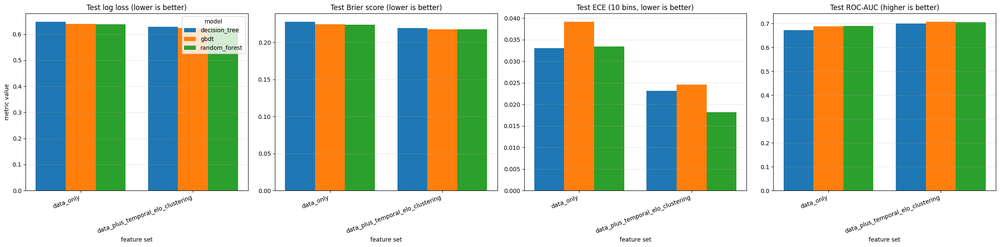
#> input picture data/processed/model_training_feature_sets/feature_set_probability_metric_comparison.png, 1000 x 247 px, shrunk from 2390 x 590 before the run
$ jupyter execute --allow-errors 831004628_final.ipynb
#> lines starting #> are read from the running program, lines starting #| are printed output that depends on the picture
# Final Project Notebook: Leakage-Safe ATP Match Outcome Prediction

This notebook presents the final, end-to-end project narrative for ATP singles match prediction, aligned with `submissions/final_requirements.txt` and grounded in the pipeline outputs and experiment artifacts.

**Author:** Keegan Smith
**Course Project:** ATP Match Outcome Modeling
**Github:** https://github.com/keeganasmith/Data-Mining-Project

## 0. Executive Summary

ATP match prediction is a practical decision problem with real consequences: coaches allocate preparation time based on expected matchup difficulty, analysts prioritize scouting around likely upset risk, and probability users (including simulators and betting models) need reliable pre-match estimates rather than intuition alone. Because tennis data is inherently time-ordered, this project focuses on building a chronologically safe workflow where every feature reflects information available before first serve, so performance numbers reflect realistic forecasting conditions instead of hindsight leakage.

**Research question:** How accurately can we predict whether Team1 wins an ATP singles match using leakage-safe pre-match features, and how much do temporal Elo and clustering enrichments improve performance over a data-only baseline?

**Top findings:**
- Enhanced features (baseline + temporal Elo + clustering) produced the best overall model; Random Forest test ROC-AUC improved from **0.6896** to **0.7070**, showing stronger ranking/discrimination of likely winners.
- Probability quality improved meaningfully with enrichment: Random Forest test log loss improved from **0.6376** to **0.6238**, and Brier score improved from **0.2235** to **0.2175**, indicating sharper and more reliable probabilities.
- Calibration improved alongside accuracy: Random Forest ECE dropped from **0.0344** to **0.0201** while test accuracy rose from **0.6329** to **0.6481**, demonstrating gains are not limited to a single metric.

**Practical takeaway:** For pre-match decision support, the enhanced pipeline should be preferred over a static data-only setup because it delivers better-calibrated and more discriminative win probabilities that are more actionable for forecasting and risk-aware decisions.

## 1. Motivation and Research Question

### 1.1 Motivation
ATP match outcomes are highly consequential for coaching decisions, betting markets, and tournament strategy, but many pre-match judgments are still made heuristically. This project turns that judgment process into a reproducible prediction workflow by using only information that would be available **before** the match starts (rank/race gaps, surface/court context, and temporal Elo features).

A central motivation is methodological: tennis data is naturally time-ordered, so leakage can quietly inflate performance if future matches influence past features. The pipeline is therefore designed around chronological safety (feature generation from past-only history) so that reported metrics reflect realistic forecasting quality rather than retrospective overfitting.

### 1.2 Final research question
**How accurately can we predict whether Team1 wins an ATP singles match using leakage-safe pre-match features (ranking/race differentials, context variables, and temporal Elo signals), and does adding temporal feature enrichment materially improve discrimination over a data-only baseline?**

### 1.3 Success criteria
- **Primary predictive quality:** achieve test ROC-AUC around or above **0.70** while maintaining test accuracy around the observed **~0.64-0.65** range from pipeline experiments.
- **Stability/generalization:** keep train/validation/test gaps modest (no major overfitting spikes), especially when comparing decision tree, random forest, and GBDT runs.
- **Experimental value-add:** show that temporal enrichment (Elo + clustering context) is at least comparable to, and ideally better than, the core data-only feature set on ROC-AUC.
- **Interpretability:** preserve a clear directional story that larger `rank_diff`/`elo_diff_team1` values correspond to higher Team1 win probability in aggregate analyses.

## 2. Data Overview and Scope

This project predicts **binary match outcomes** using a leakage-safe, pre-match feature table produced by the pipeline. The data scope and modeling grain are intentionally narrow so that reported metrics remain interpretable and reproducible.

### 2.1 Data source and temporal span
- Raw source: yearly ATP match CSV files in `data/csv_data/` (`atp_2000.csv` through `atp_2026.csv`).
- Modeling source: curated pipeline output in `data/processed/model_table.parquet`.
- Observed modeling span in the processed table: matches dated **2000-01-03 to 2026-02-09**.

### 2.2 Unit of analysis
- One row corresponds to **one singles match** with a Team1/Team2 representation.
- The table currently contains **92,112 rows** and **54 columns**.
- Team-side features are aligned to preserve pre-match semantics (e.g., rank and Elo are measured before match outcome is known).

### 2.3 Target variable and prediction task
- Target: `team1_wins` (1 if Team1 wins, else 0).
- Class balance is close to even (`team1_wins` mean ≈ **0.502**), which supports direct model comparison without heavy class-reweighting assumptions.
- Core predictive signal in this project comes from rank and temporal Elo features (`rank_diff`, `elo_diff_team1`, `elo_prob_team1_pre`) plus match context.

### 2.4 Feature scope used in experiments
- **Static engineered differentials:** rank/race, age, height, points, handedness, and related pairwise differences.
- **Temporal features:** pre-match Elo ratings/probability generated chronologically.
- **Context fields:** `surface_context` and `court_context`.
- The final table confirms strong coverage for key model features used in experiments (`rank_diff` and `elo_diff_team1` are complete in the processed table).

### 2.5 Data quality notes and limitations
- `surface_context` has a small `Unknown` category, but most matches are on Hard/Clay/Grass.
- `court_context` is effectively unavailable in the current processed data (`Unknown` for all rows), limiting fine-grained court-type interpretation.
- As with any long-horizon sports dataset, rule, equipment, and competitive-era changes may introduce temporal drift; this motivates time-aware evaluation in the experiments section.

[cell 1]
from pathlib import Path
import pandas as pd
import os
print(os.getcwd())

model_table_path = Path('../data/processed/model_table.parquet')
#> (the rest of this cell did not finish here and is left out)

## 3. Pipeline Walkthrough (mapped to implementation)

This section explains how the modeling table is constructed from raw match records in a **chronologically safe** way, and why each stage is needed for the experiments in Section 4.

### 3.1 Raw ingestion, schema cleaning, and value normalization
The cleaning process is implemented as a three-step contract that moves from *parsing consistency* to *schema consistency* to *row-level validity*. This is intentionally strict because downstream temporal features and supervised labels can be corrupted by even small data quality issues.

**Step A — parse-level normalization (`01_load_raw.py`)**
- Accepts either an in-memory dataframe or file path (`.csv/.txt/.parquet/.joblib`) so all later stages consume one standardized dataframe interface.
- Trims whitespace around column names to avoid hidden mismatches (for example, `"match_id "` vs `"match_id"`).
- Drops accidental export artifacts like `Unnamed:` columns that often appear after CSV round-trips.
- Applies deep copies when loading to avoid side effects between pipeline stages.

**Step B — schema-level normalization (`02_clean_schema.py`)**
- Applies dataset contract-based canonical renaming through `normalize_columns(...)`, so season-specific naming variants are mapped to a stable feature namespace.
- Supports optional custom aliases for one-off upstream inconsistencies while preserving the default contract.
- Deduplicates duplicate column names by keeping the last instance, preventing ambiguous references in feature code.
- Enforces required columns after normalization; the step fails fast if key fields are missing rather than allowing partial, misleading training data.

**Step C — value-level cleaning (`03_clean_values.py`)**
- Coerces critical types:
  - `match_date` → datetime (invalid parses become null),
  - rank fields → numeric,
  - identifier fields (`event_id`, `match_id`, player ids) → string.
- Drops rows with null values in mandatory identifiers/date/winner columns to preserve trainable supervised records.
- Removes exact duplicates on match identity keys.
- Removes canonical pair duplicates by sorting the two player IDs into an order-invariant pair (`_p_low`, `_p_high`) before deduplication; this prevents mirrored duplicate rows from being counted twice.
- Applies validity filters:
  - excludes self-matches (`team1_player_id == team2_player_id`),
  - requires winner to match one of the two players,
  - restricts rank columns to positive values when present.

**Quality-control implication for Section 4 experiments**
- All model families (baseline and enhanced) share this exact cleaned population, so performance differences are attributable to feature-set richness—not inconsistent preprocessing.
- Type coercion and invalid-row filtering reduce leakage-like artifacts (for example, malformed IDs or impossible winners) that can inflate apparent accuracy.
- Canonical-pair deduplication stabilizes class balance and prevents duplicated match outcomes from overweighting specific players/events.

Implementation mapping:
- `src/tennis_pipeline/steps/01_load_raw.py`
- `src/tennis_pipeline/steps/02_clean_schema.py`
- `src/tennis_pipeline/steps/03_clean_values.py`

### 3.2 Canonical role assignment and supervised target construction
Tennis match records often contain player-role asymmetries (player A/B ordering). The role-splitting stage builds a canonical team1/team2 view and creates the binary target `team1_wins` used by all classifiers.

Why this matters for experiments:
- Without canonical roles, feature signs become inconsistent (for example, `rank_diff` can invert semantics).
- A single target definition ensures fair comparison between baseline and enhanced feature sets.

Implementation mapping:
- `src/tennis_pipeline/steps/04_split_roles.py`

### 3.3 Static pre-match feature engineering
Static features derive pre-match information from rank/race/context fields and pairwise differences. This includes core differentials such as `rank_diff` and `abs_rank_diff`, plus categorical context like `surface_context` and `court_context`.

Why this matters for experiments:
- These columns form the baseline signal in the “data-only” feature set.
- They also remain foundational in the enhanced feature set (enhanced = baseline + temporal and clustering enrichments).

Implementation mapping:
- `src/tennis_pipeline/steps/05_build_features_static.py`

### 3.4 Temporal feature engineering (leakage-safe)
Temporal enrichment computes pre-match strength estimates using chronological history only. The Elo stage adds features such as `elo_diff_team1` and `elo_prob_team1_pre`, while rolling windows summarize recent form.

Critical leakage control:
- Features are computed in match-date order and only from prior matches.
- The goal is to estimate what would have been known **at prediction time**, not after the fact.

Why this matters for experiments:
- Section 4’s uplift analysis (baseline vs enhanced) depends on this being leakage-safe; otherwise any gain would be unreliable.

Implementation mapping:
- `src/tennis_pipeline/steps/06_build_features_temporal_elo.py`
- `src/tennis_pipeline/steps/06b_build_features_temporal_rolling.py`

### 3.5 Unsupervised augmentation (clustering)
An additional branch builds clustering-oriented representations for player/match context and evaluates KMeans settings (tracked in the tuning artifact).

Why this matters for experiments:
- This stage supports the clustering hypothesis tested in Section 4.
- It allows us to assess whether unsupervised structure adds predictive value beyond rank + temporal signals.

Implementation mapping:
- `src/tennis_pipeline/steps/06c_build_features_clustering.py`
- `data/processed/clustering_tuning_artifact.json`

### 3.6 Final model-table assembly and feature contract
The finalization step selects leakage-safe model columns, preserves chronology metadata, and writes the training table consumed by experiment runners. In this notebook, the loaded model table confirms presence of key features used in later analysis (`rank_diff`, `abs_rank_diff`, `elo_diff_team1`, `elo_prob_team1_pre`, `surface_context`, `court_context`, `team1_wins`).

Why this matters for experiments:
- Section 4 compares models on a common feature contract and split logic.
- Reproducibility depends on a deterministic, documented final table artifact.

Implementation mapping:
- `src/tennis_pipeline/steps/07_finalize_model_table.py`
- `src/tennis_pipeline/experiments/feature_sets.py`
- `src/tennis_pipeline/experiments/model_training.py`
- `docs/pipeline_mapping.md`

---
**Bridge to Section 4:** The experiment story is therefore: hold cleaning/target construction constant, vary feature-set richness (data-only vs temporal+clustering), and evaluate whether added complexity improves generalization and calibration under the same pipeline contract.

[cell 2]
# Optional: quick feature group inspection
feature_groups = {
    'core_rank_elo': ['rank_diff', 'abs_rank_diff', 'elo_diff_team1', 'elo_prob_team1_pre'],
    'context': ['surface_context', 'court_context'],
    'target': ['team1_wins'],
}
#> (the rest of this cell did not finish here and is left out)

## 4. Experiment Design and Results Story

This section compares a baseline feature set against an enhanced feature set with clustering and Elo calculation.

### 4.1 Baseline vs enhanced models

I ran the same three model families shown in the **"Baseline vs enhanced feature sets (all models)"** table below: `decision_tree`, `gbdt`, and `random_forest`, each on `data_only` and `data_plus_temporal_elo_clustering`.

In that comparison table, `data_plus_temporal_elo_clustering` is better than `data_only` for all three models across discrimination and calibration metrics. The strongest result in the table is `random_forest` on `data_plus_temporal_elo_clustering` vs `random_forest` on `data_only`:

- Test Log Loss: **0.6238 vs 0.6376** (**Δ = -0.0139**, enhanced minus baseline; lower is better).
- Test ROC-AUC: **0.7070 vs 0.6895** (**Δ = +0.0175**, higher is better).
- Test Brier Score: **0.2175 vs 0.2235** (**Δ = -0.0060**, lower is better).
- Test ECE (10 bins): **0.0182 vs 0.0334** (**Δ = -0.0152**, lower is better).
- Test Accuracy: **0.6476 vs 0.6327** (**Δ = +0.0149**, higher is better).

These deltas in the same table support the hypothesis that temporal strength signals (Elo trend/differentials) plus clustering context add information beyond static rank/context fields.

*Metric source note: values are from `data/processed/model_training_feature_sets/feature_set_probability_metric_comparison.csv` (the table displayed below; rounded to 4 decimals).*

[cell 3]
import json
from pathlib import Path

import matplotlib.image as mpimg
import matplotlib.pyplot as plt
import pandas as pd

#> (the rest of this cell did not finish here and is left out)

### 4.2 Clustering experiment (from processed artifacts)

The clustering claims in this section come from the **"Top silhouette configurations"** table and the **"Clustering tuning diagnostics"** figure below.

- Best selected configuration: **k = 6** (from the clustering artifact summary shown below).
- Best silhouette score: **0.3648** (from the top row of the displayed silhouette table).

Interpretation tied to the artifacts: the silhouette values are moderate (expected in noisy sports outcomes), but the clustering representation included in `data_plus_temporal_elo_clustering` aligns with the metric gains seen in the baseline-vs-enhanced comparison table above.

[cell 4]
# --- Clustering artifact summary ---
artifact_path = Path('../data/processed/clustering_tuning_artifact.json')
#> (the rest of this cell did not finish here and is left out)

### 4.3 Visual diagnostics from `data/processed`

To support the narrative with concrete artifacts, this section includes and references:

- the **Feature-set probability metric comparison** figure (metric trends across models/feature sets),
- the **Clustering tuning diagnostics** figure (k-selection behavior),
- the **ROC-AUC curve panel** (all three model families across baseline vs enhanced feature sets),
- the **Calibration by predicted-probability bins** curve (baseline `random_forest` vs enhanced `random_forest`),
- and the **Random Forest accuracy by confidence segment** table (segment-level accuracy deltas).

The calibration-curve claim is specifically based on the plotted gap-to-diagonal for baseline vs enhanced `random_forest`, and the confidence-segment claim is specifically based on the displayed `accuracy_delta_enhanced_minus_baseline` column in the confidence-segment table.

[cell 5]
# --- Figure panel from processed artifacts ---
fig_paths = [
    Path('../data/processed/model_training_feature_sets/feature_set_probability_metric_comparison.png'),
    Path('../data/processed/clustering_tuning_kmeans.png'),
]
fig_titles = ['Feature-set probability metric comparison', 'Clustering tuning diagnostics']

fig, axes = plt.subplots(1, 2, figsize=(16, 5))
for ax, p, title in zip(axes, fig_paths, fig_titles):
    img = mpimg.imread(p)
#> img is the input picture: shape (247, 1000, 4) float32; mean R, G, B, A 0.733, 0.774, 0.678, 1
    ax.imshow(img)
    ax.set_title(title)
    ax.axis('off')
#> pass 2 of the loop `for ax, p, title in zip(axes, fig_paths, fig_titles):`:
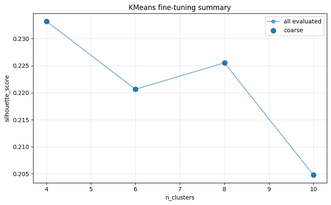
#> input picture data/processed/clustering_tuning_kmeans.png, 331 x 205 px, shrunk from 790 x 490 before the run
#> img is the input picture: shape (205, 331, 4) float32; mean R, G, B, A 0.978, 0.98, 0.981, 1
plt.tight_layout()
plt.show()
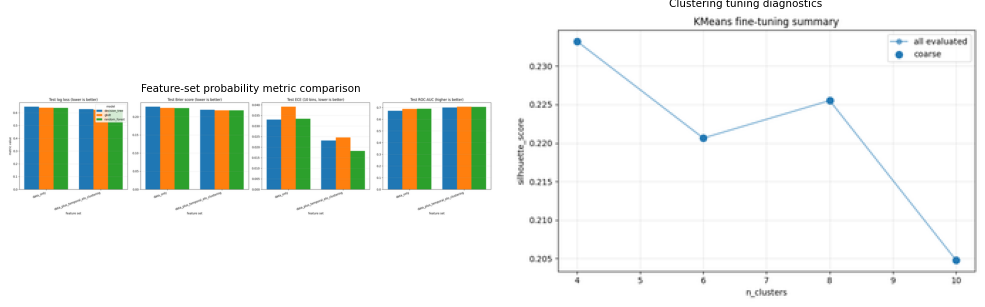
#> figure drawn by matplotlib, 2 panels

# --- ROC-AUC curve visuals from processed artifacts ---
roc_specs = [
    ('data_only', 'decision_tree', Path('../data/processed/model_training_feature_sets/data_only/roc_curve__decision_tree.png')),
    ('data_only', 'gbdt', Path('../data/processed/model_training_feature_sets/data_only/roc_curve__gbdt.png')),
    ('data_only', 'random_forest', Path('../data/processed/model_training_feature_sets/data_only/roc_curve__random_forest.png')),
    ('data_plus_temporal_elo_clustering', 'decision_tree', Path('../data/processed/model_training_feature_sets/data_plus_temporal_elo_clustering/roc_curve__decision_tree.png')),
    ('data_plus_temporal_elo_clustering', 'gbdt', Path('../data/processed/model_training_feature_sets/data_plus_temporal_elo_clustering/roc_curve__gbdt.png')),
    ('data_plus_temporal_elo_clustering', 'random_forest', Path('../data/processed/model_training_feature_sets/data_plus_temporal_elo_clustering/roc_curve__random_forest.png')),
]

fig, axes = plt.subplots(2, 3, figsize=(18, 10))
for ax, (feature_set, model_name, roc_path) in zip(axes.flat, roc_specs):
    img = mpimg.imread(roc_path)
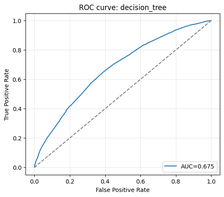
#> input picture data/processed/model_training_feature_sets/data_only/roc_curve__decision_tree.png, 224 x 197 px, shrunk from 536 x 470 before the run
#> img is the input picture: shape (197, 224, 4) float32; mean R, G, B, A 0.971, 0.973, 0.975, 1
    ax.imshow(img)
    ax.set_title(f'ROC Curve: {model_name}\n{feature_set}')
    ax.axis('off')
#> pass 2 of the loop `for ax, (feature_set, model_name, roc_path) in zip(axes.flat, roc_spec..`:
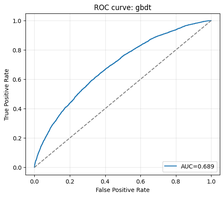
#> input picture data/processed/model_training_feature_sets/data_only/roc_curve__gbdt.png, 224 x 197 px, shrunk from 536 x 470 before the run
#> img is the input picture: shape (197, 224, 4) float32; mean R, G, B, A 0.971, 0.974, 0.975, 1

plt.suptitle('ROC-AUC curves by feature set and model family', y=1.02, fontsize=14)
plt.tight_layout()
plt.show()
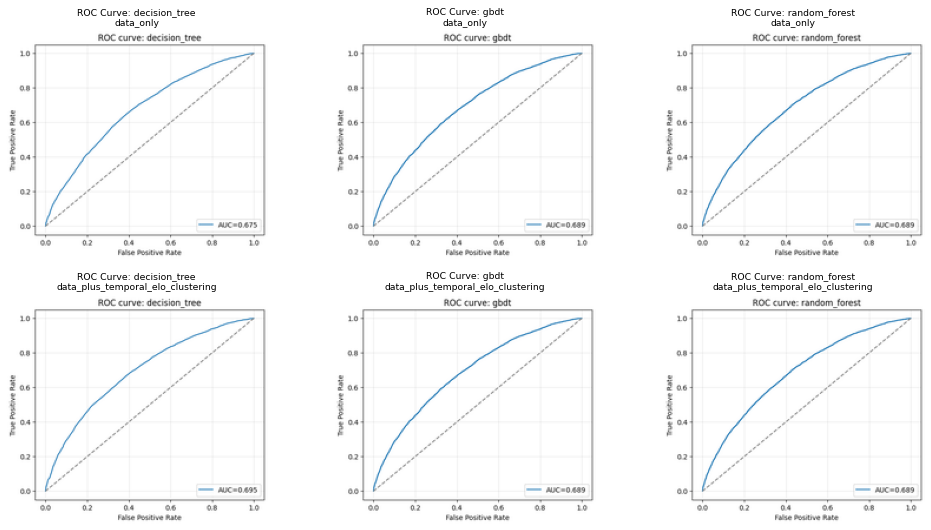
#> figure drawn by matplotlib, 6 panels

# --- Additional analysis from processed prediction outputs ---
#> (the rest of this cell did not finish here and is left out)
